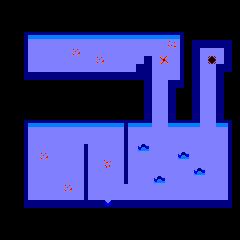

This is a level from a 2D game, rendered from its Tiled map with the project's own tilesets. A one-line summary and the complete map file follow:
An orthogonal 30x30 tile map with 8x8 px tiles, 1 tile layer (Capa de Patrones 1).

<map version="1.2" tiledversion="1.2.0" orientation="orthogonal" renderorder="right-down" width="30" height="30" tilewidth="8" tileheight="8" infinite="0" nextlayerid="2" nextobjectid="1">
 <tileset firstgid="1" source="../Tileset.tsx" />
 <layer id="1" name="Capa de Patrones 1" width="30" height="30">
  <data encoding="csv">
30,30,30,30,30,30,30,30,30,30,30,30,30,30,30,30,30,30,30,30,30,30,30,30,30,30,30,30,30,30,
30,30,30,30,30,30,30,30,30,30,30,30,30,30,30,30,30,30,30,30,30,30,30,30,30,30,30,30,30,30,
30,30,30,30,30,30,30,30,30,30,30,30,30,30,30,30,30,30,30,30,30,30,30,30,30,30,30,30,30,30,
30,30,30,30,30,30,30,30,30,30,30,30,30,30,30,30,30,30,30,30,30,30,30,30,30,30,30,30,30,30,
30,30,30,1,4,4,4,4,4,4,4,4,4,4,4,4,4,4,4,4,4,4,3,30,30,30,30,30,30,30,
30,30,30,10,17,17,17,17,17,17,17,17,17,17,17,17,17,17,17,17,17,21,9,30,15,15,15,15,15,30,
30,30,30,10,17,17,17,17,17,22,17,17,17,17,17,17,17,17,17,17,17,17,9,30,15,17,17,17,15,30,
30,30,30,10,17,17,17,17,17,17,17,17,22,17,17,17,17,17,15,17,18,17,9,30,15,17,31,17,15,30,
30,30,30,10,17,17,17,17,17,17,17,17,17,17,17,17,17,15,15,17,17,17,9,30,15,17,17,15,15,30,
30,30,30,15,15,15,15,15,15,15,15,15,15,15,15,15,15,15,15,17,17,17,9,30,15,17,17,15,30,30,
30,30,30,30,30,30,30,30,30,30,30,30,30,30,30,30,30,30,15,17,17,15,15,30,15,17,17,15,30,30,
30,30,30,30,30,30,30,30,30,30,30,30,30,30,30,30,30,30,15,17,17,15,30,30,15,17,17,15,30,30,
30,30,30,30,30,30,30,30,30,30,30,30,30,30,30,30,30,30,15,17,17,15,30,30,15,17,17,15,30,30,
30,30,30,30,30,30,30,30,30,30,30,30,30,30,30,30,30,30,15,17,17,15,30,30,15,17,17,15,30,30,
30,30,30,30,30,30,30,30,30,30,30,30,30,30,30,30,30,30,15,17,17,15,30,30,15,17,17,15,30,30,
30,30,30,1,4,4,4,4,4,4,4,4,4,4,4,3,4,4,4,32,32,4,4,4,4,17,17,4,3,30,
30,30,30,10,17,17,17,17,17,17,17,17,17,17,17,9,17,17,17,17,17,17,17,17,17,17,17,17,9,30,
30,30,30,10,17,17,17,17,17,17,17,17,17,17,17,9,17,17,17,17,17,17,17,17,17,17,17,17,9,30,
30,30,30,10,17,17,17,17,17,17,9,17,17,17,17,9,17,12,13,17,17,17,17,17,17,17,17,17,9,30,
30,30,30,10,17,22,17,17,17,17,9,17,17,17,17,9,17,17,17,17,17,17,12,13,17,17,17,17,9,30,
30,30,30,10,17,17,17,17,17,17,9,17,17,19,17,9,17,17,17,17,17,17,17,17,17,17,17,17,9,30,
30,30,30,10,17,17,17,17,17,17,9,17,17,17,17,9,17,17,17,17,17,17,17,17,12,13,17,17,9,30,
30,30,30,10,17,17,17,17,17,17,9,17,17,17,17,9,17,17,17,12,13,17,17,17,17,17,17,17,9,30,
30,30,30,10,17,17,17,17,22,17,9,17,32,32,17,17,17,17,17,17,17,17,17,17,17,17,17,17,9,30,
30,30,30,10,17,17,17,17,17,17,9,17,17,17,17,17,17,17,17,17,17,17,17,17,17,17,17,17,9,30,
30,30,30,15,15,15,15,15,15,15,15,15,15,7,15,15,15,15,15,15,15,15,15,15,15,15,15,15,15,30,
30,30,30,30,30,30,30,30,30,30,30,30,30,30,30,30,30,30,30,30,30,30,30,30,30,30,30,30,30,30,
30,30,30,30,30,30,30,30,30,30,30,30,30,30,30,30,30,30,30,30,30,30,30,30,30,30,30,30,30,30,
30,30,30,30,30,30,30,30,30,30,30,30,30,30,30,30,30,30,30,30,30,30,30,30,30,30,30,30,30,30,
30,30,30,30,30,30,30,30,30,30,30,30,30,30,30,30,30,30,30,30,30,30,30,30,30,30,30,30,30,30
</data>
 </layer>
</map>
